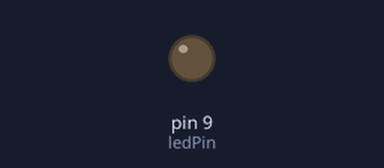
This sketch was run on a simulated Arduino Nano, built with avr-gcc and run on an emulated ATmega328P. Parts: output pins drawn as LEDs (lit = HIGH).

Above: at 0.05 s.
At 1.2 s:
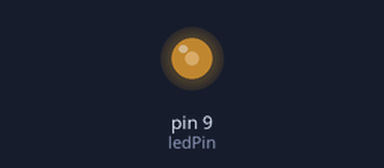
At 2.35 s:
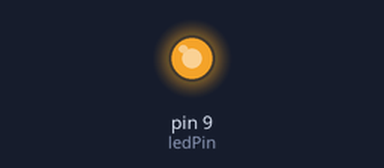
At 4.65 s:
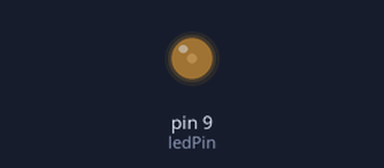
Timing chart, 0 to 6.6 s (numbered marks = the images above):
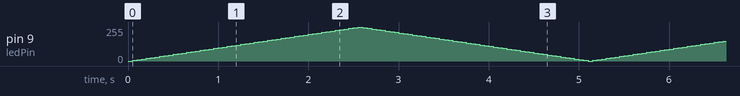

The sketch:

led_pwm_fade.ino
```cpp
/*
 *  Arduino Nano: fade red LED via 560 ohm resistor
 */

int ledPin = 9;        // LED connected to digital pin 9
int brightness = 0;    // Initial brightness
int fadeAmount = 5;    // Amount to change brightness

void setup() {
  pinMode(ledPin, OUTPUT);
}

void loop() {
  analogWrite(ledPin, brightness);
  brightness += fadeAmount;

  if (brightness <= 0 || brightness >= 255) {
    fadeAmount = -fadeAmount; // Reverse direction
  }

  delay(50); // Controls speed of fading
}
```
